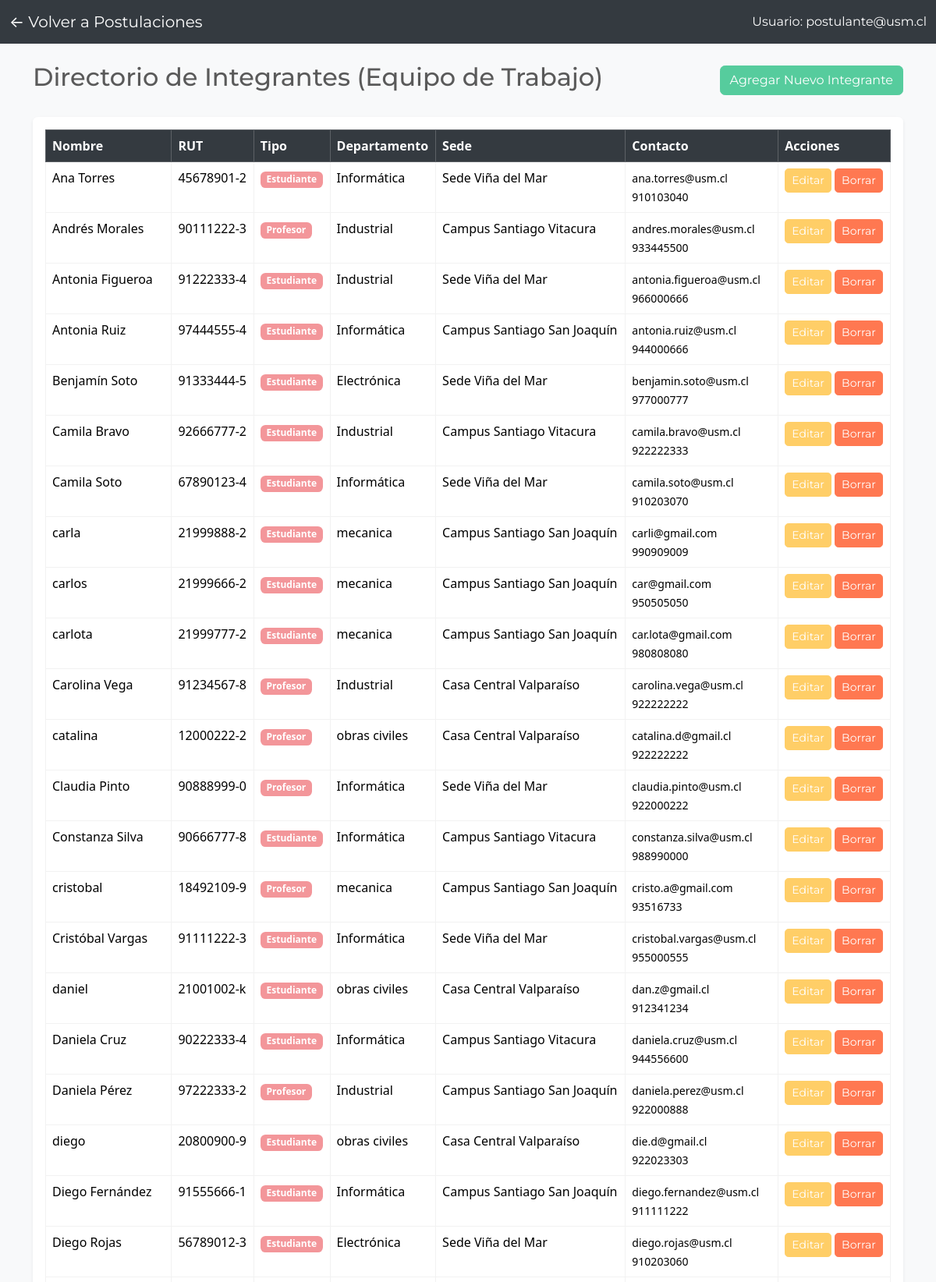
Page /PHP/gestionar_equipo.php (signed in, upper part) on the committed database.
### tables this page shows
CREATE TABLE Integrante_Equipo(
    ID_integrante INT PRIMARY KEY AUTO_INCREMENT,
    Nombre_Integrante VARCHAR(100) NOT NULL,
    RUT_Integrante VARCHAR(10) NOT NULL UNIQUE,
    Departamento_Integrante VARCHAR(100) NOT NULL,
    Mail_Integrante VARCHAR(100) NOT NULL,
    Telefono_Integrante VARCHAR(20),
    ID_Tipo_Persona INT NOT NULL,
    ID_Sede INT NOT NULL,
    FOREIGN KEY (ID_Tipo_persona) REFERENCES Tipo_Persona(ID_Tipo_Persona),
    FOREIGN KEY (ID_Sede) REFERENCES Sede(ID_Sede)
);

CREATE TABLE Tipo_Persona(
    ID_Tipo_Persona INT PRIMARY KEY,
    Nombre_Tipo_Persona VARCHAR(100) NOT NULL
);

CREATE TABLE Sede(
    ID_Sede INT PRIMARY KEY,
    Nombre_Sede VARCHAR(100) NOT NULL
);

### PHP/gestionar_equipo.php (the view, shortened to what this page needs)
<?php
require 'conexion.php';
$sql = "SELECT ie.ID_integrante, ie.Nombre_Integrante, ie.RUT_Integrante, ie.Departamento_Integrante,
               ie.Mail_Integrante, ie.Telefono_Integrante, tp.Nombre_Tipo_Persona, s.Nombre_Sede
        FROM Integrante_Equipo ie
        JOIN Tipo_Persona tp ON ie.ID_Tipo_Persona = tp.ID_Tipo_Persona
        JOIN Sede s ON ie.ID_Sede = s.ID_Sede
        ORDER BY ie.Nombre_Integrante ASC";
$resultado = $conexion->query($sql);
?>
<!DOCTYPE html>
<html lang="es">
<head>
    <link href="https://bootswatch.com/5/minty/bootstrap.min.css" rel="stylesheet">
</head>
<body class="bg-light">
<nav class="navbar navbar-expand-lg navbar-dark bg-dark mb-4">
  <div class="container-fluid">
    <a class="navbar-brand" href="principal.php">← Volver a Postulaciones</a>
    <span class="navbar-text text-white">
        Usuario: <?php echo $_SESSION['usuario']; ?>
    </span>
  </div>
</nav>
<div class="container">
    <div class="d-flex justify-content-between align-items-center mb-4">
        <h2>Directorio de Integrantes (Equipo de Trabajo)</h2>
        <?php if ($_SESSION['rol'] == 1): ?>
            <a href="crear_integrante.php" class="btn btn-success"> Agregar Nuevo Integrante</a>
        <?php endif; ?>
    </div>
    <div class="table-responsive bg-white p-3 rounded shadow-sm mb-5">
        <table class="table table-hover table-bordered mb-0">
            <thead class="table-dark">
                <tr>
                    <th>Nombre</th>
                    <th>RUT</th>
                    <th>Tipo</th>
                    <th>Departamento</th>
                    <th>Sede</th>
                    <th>Contacto</th>
                    <th>Acciones</th>
                </tr>
            </thead>
            <tbody>
                <?php if ($resultado->num_rows > 0): ?>
                    <?php while($fila = $resultado->fetch_assoc()): ?>
                        <tr>
                            <td><?php echo htmlspecialchars($fila['Nombre_Integrante']); ?></td>
                            <td><?php echo htmlspecialchars($fila['RUT_Integrante']); ?></td>
                            <td><span class="badge bg-secondary"><?php echo $fila['Nombre_Tipo_Persona']; ?></span></td>
                            <td><?php echo htmlspecialchars($fila['Departamento_Integrante']); ?></td>
                            <td><?php echo htmlspecialchars($fila['Nombre_Sede']); ?></td>
                            <td>
                                <small>
                                    <?php echo htmlspecialchars($fila['Mail_Integrante']); ?><br>
                                    <?php echo htmlspecialchars($fila['Telefono_Integrante'] ?? 'N/A'); ?>
                                </small>
                            </td>
                            <td>
                                <?php if ($_SESSION['rol'] == 1): ?>
                                    <a href="editar_integrante.php?id=<?php echo $fila['ID_integrante']; ?>" class="btn btn-sm btn-warning mb-1">Editar</a>
                                    <a href="eliminar_integrante.php?id=<?php echo $fila['ID_integrante']; ?>" class="btn btn-sm btn-danger mb-1" onclick="return confirm('¿Seguro que deseas eliminar a este integrante? Podría causar errores si ya está en una postulación.')">Borrar</a>
                                <?php else: ?>
                                    <span class="text-muted small">Sin permisos</span>
                                <?php endif; ?>
                            </td>
                        </tr>
                    <?php endwhile; ?>
                <?php else: ?>
                    <tr><td colspan="7" class="text-center text-muted">No hay integrantes registrados.</td></tr>
                <?php endif; ?>
            </tbody>
        </table>
    </div>
</div>
</body>
</html>

### rows in the picture
integrante_equipo: Nombre_Integrante "Ana Torres", RUT_Integrante "45678901-2", ID_Tipo_Persona.Nombre_Tipo_Persona "Estudiante", Departamento_Integrante "Informática", ID_Sede.Nombre_Sede "Sede Viña del Mar", Mail_Integrante "ana.torres@usm.cl", Telefono_Integrante "910103040"
integrante_equipo: Nombre_Integrante "Andrés Morales", RUT_Integrante "90111222-3", ID_Tipo_Persona.Nombre_Tipo_Persona "Profesor", Departamento_Integrante "Industrial", ID_Sede.Nombre_Sede "Campus Santiago Vitacura", Mail_Integrante "andres.morales@usm.cl", Telefono_Integrante "933445500"
integrante_equipo: Nombre_Integrante "Antonia Figueroa", RUT_Integrante "91222333-4", ID_Tipo_Persona.Nombre_Tipo_Persona "Estudiante", Departamento_Integrante "Industrial", ID_Sede.Nombre_Sede "Sede Viña del Mar", Mail_Integrante "antonia.figueroa@usm.cl", Telefono_Integrante "966000666"
integrante_equipo: Nombre_Integrante "Antonia Ruiz", RUT_Integrante "97444555-4", ID_Tipo_Persona.Nombre_Tipo_Persona "Estudiante", Departamento_Integrante "Informática", ID_Sede.Nombre_Sede "Campus Santiago San Joaquín", Mail_Integrante "antonia.ruiz@usm.cl", Telefono_Integrante "944000666"
integrante_equipo: Nombre_Integrante "Benjamín Soto", RUT_Integrante "91333444-5", ID_Tipo_Persona.Nombre_Tipo_Persona "Estudiante", Departamento_Integrante "Electrónica", ID_Sede.Nombre_Sede "Sede Viña del Mar", Mail_Integrante "benjamin.soto@usm.cl", Telefono_Integrante "977000777"
integrante_equipo: Nombre_Integrante "Camila Bravo", RUT_Integrante "92666777-2", ID_Tipo_Persona.Nombre_Tipo_Persona "Estudiante", Departamento_Integrante "Industrial", ID_Sede.Nombre_Sede "Campus Santiago Vitacura", Mail_Integrante "camila.bravo@usm.cl", Telefono_Integrante "922222333"
integrante_equipo: Nombre_Integrante "Camila Soto", RUT_Integrante "67890123-4", ID_Tipo_Persona.Nombre_Tipo_Persona "Estudiante", Departamento_Integrante "Informática", ID_Sede.Nombre_Sede "Sede Viña del Mar", Mail_Integrante "camila.soto@usm.cl", Telefono_Integrante "910203070"
integrante_equipo: Nombre_Integrante "carla", RUT_Integrante "21999888-2", ID_Tipo_Persona.Nombre_Tipo_Persona "Estudiante", Departamento_Integrante "mecanica", ID_Sede.Nombre_Sede "Campus Santiago San Joaquín", Mail_Integrante "carli@gmail.com", Telefono_Integrante "990909009"
integrante_equipo: Nombre_Integrante "carlos", RUT_Integrante "21999666-2", ID_Tipo_Persona.Nombre_Tipo_Persona "Estudiante", Departamento_Integrante "mecanica", ID_Sede.Nombre_Sede "Campus Santiago San Joaquín", Mail_Integrante "car@gmail.com", Telefono_Integrante "950505050"
integrante_equipo: Nombre_Integrante "carlota", RUT_Integrante "21999777-2", ID_Tipo_Persona.Nombre_Tipo_Persona "Estudiante", Departamento_Integrante "mecanica", ID_Sede.Nombre_Sede "Campus Santiago San Joaquín", Mail_Integrante "car.lota@gmail.com", Telefono_Integrante "980808080"
integrante_equipo: Nombre_Integrante "Carolina Vega", RUT_Integrante "91234567-8", ID_Tipo_Persona.Nombre_Tipo_Persona "Profesor", Departamento_Integrante "Industrial", ID_Sede.Nombre_Sede "Casa Central Valparaíso", Mail_Integrante "carolina.vega@usm.cl", Telefono_Integrante "922222222"
integrante_equipo: Nombre_Integrante "catalina", RUT_Integrante "12000222-2", ID_Tipo_Persona.Nombre_Tipo_Persona "Profesor", Departamento_Integrante "obras civiles", ID_Sede.Nombre_Sede "Casa Central Valparaíso", Mail_Integrante "catalina.d@gmail.cl", Telefono_Integrante "922222222"
integrante_equipo: Nombre_Integrante "Claudia Pinto", RUT_Integrante "90888999-0", ID_Tipo_Persona.Nombre_Tipo_Persona "Profesor", Departamento_Integrante "Informática", ID_Sede.Nombre_Sede "Sede Viña del Mar", Mail_Integrante "claudia.pinto@usm.cl", Telefono_Integrante "922000222"
integrante_equipo: Nombre_Integrante "Constanza Silva", RUT_Integrante "90666777-8", ID_Tipo_Persona.Nombre_Tipo_Persona "Estudiante", Departamento_Integrante "Informática", ID_Sede.Nombre_Sede "Campus Santiago Vitacura", Mail_Integrante "constanza.silva@usm.cl", Telefono_Integrante "988990000"
integrante_equipo: Nombre_Integrante "cristobal", RUT_Integrante "18492109-9", ID_Tipo_Persona.Nombre_Tipo_Persona "Profesor", Departamento_Integrante "mecanica", ID_Sede.Nombre_Sede "Campus Santiago San Joaquín", Mail_Integrante "cristo.a@gmail.com", Telefono_Integrante "93516733"
integrante_equipo: Nombre_Integrante "Cristóbal Vargas", RUT_Integrante "91111222-3", ID_Tipo_Persona.Nombre_Tipo_Persona "Estudiante", Departamento_Integrante "Informática", ID_Sede.Nombre_Sede "Sede Viña del Mar", Mail_Integrante "cristobal.vargas@usm.cl", Telefono_Integrante "955000555"
integrante_equipo: Nombre_Integrante "daniel", RUT_Integrante "21001002-k", ID_Tipo_Persona.Nombre_Tipo_Persona "Estudiante", Departamento_Integrante "obras civiles", ID_Sede.Nombre_Sede "Casa Central Valparaíso", Mail_Integrante "dan.z@gmail.cl", Telefono_Integrante "912341234"
integrante_equipo: Nombre_Integrante "Daniela Cruz", RUT_Integrante "90222333-4", ID_Tipo_Persona.Nombre_Tipo_Persona "Estudiante", Departamento_Integrante "Informática", ID_Sede.Nombre_Sede "Campus Santiago Vitacura", Mail_Integrante "daniela.cruz@usm.cl", Telefono_Integrante "944556600"
integrante_equipo: Nombre_Integrante "Daniela Pérez", RUT_Integrante "97222333-2", ID_Tipo_Persona.Nombre_Tipo_Persona "Profesor", Departamento_Integrante "Industrial", ID_Sede.Nombre_Sede "Campus Santiago San Joaquín", Mail_Integrante "daniela.perez@usm.cl", Telefono_Integrante "922000888"
integrante_equipo: Nombre_Integrante "diego", RUT_Integrante "20800900-9", ID_Tipo_Persona.Nombre_Tipo_Persona "Estudiante", Departamento_Integrante "obras civiles", ID_Sede.Nombre_Sede "Casa Central Valparaíso", Mail_Integrante "die.d@gmail.cl", Telefono_Integrante "922023303"
integrante_equipo: Nombre_Integrante "Diego Fernández", RUT_Integrante "91555666-1", ID_Tipo_Persona.Nombre_Tipo_Persona "Estudiante", Departamento_Integrante "Informática", ID_Sede.Nombre_Sede "Campus Santiago San Joaquín", Mail_Integrante "diego.fernandez@usm.cl", Telefono_Integrante "911111222"
integrante_equipo: Nombre_Integrante "Diego Rojas", RUT_Integrante "56789012-3", ID_Tipo_Persona.Nombre_Tipo_Persona "Estudiante", Departamento_Integrante "Electrónica", ID_Sede.Nombre_Sede "Sede Viña del Mar", Mail_Integrante "diego.rojas@usm.cl", Telefono_Integrante "910203060"

### other values in the picture
$_SESSION['usuario'] "postulante@usm.cl"
